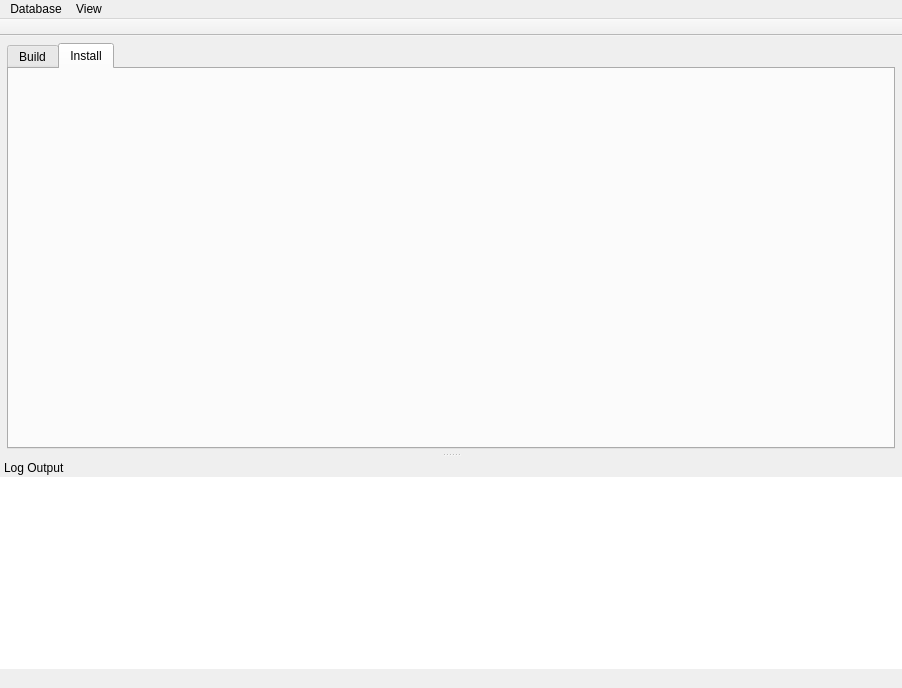
<?xml version="1.0" encoding="UTF-8"?>
<ui version="4.0">
 <class>MainWindow</class>
 <widget class="QMainWindow" name="MainWindow">
  <property name="geometry">
   <rect>
    <x>0</x>
    <y>0</y>
    <width>902</width>
    <height>688</height>
   </rect>
  </property>
  <property name="minimumSize">
   <size>
    <width>800</width>
    <height>600</height>
   </size>
  </property>
  <property name="windowTitle">
   <string>Database Patcher</string>
  </property>
  <property name="windowIcon">
   <iconset resource="PatcherResources.qrc">
    <normaloff>:/images/mainIcon.svg</normaloff>:/images/mainIcon.svg</iconset>
  </property>
  <property name="locale">
   <locale language="English" country="UnitedStates"/>
  </property>
  <widget class="QWidget" name="centralWidget">
   <layout class="QVBoxLayout" name="mainLayout" stretch="0">
    <property name="spacing">
     <number>7</number>
    </property>
    <property name="leftMargin">
     <number>7</number>
    </property>
    <property name="topMargin">
     <number>7</number>
    </property>
    <property name="rightMargin">
     <number>7</number>
    </property>
    <property name="bottomMargin">
     <number>3</number>
    </property>
    <item>
     <widget class="QTabWidget" name="tabWidget">
      <property name="minimumSize">
       <size>
        <width>0</width>
        <height>400</height>
       </size>
      </property>
      <property name="locale">
       <locale language="English" country="UnitedStates"/>
      </property>
      <property name="tabPosition">
       <enum>QTabWidget::North</enum>
      </property>
      <property name="tabShape">
       <enum>QTabWidget::Rounded</enum>
      </property>
      <property name="currentIndex">
       <number>1</number>
      </property>
      <property name="elideMode">
       <enum>Qt::ElideNone</enum>
      </property>
      <property name="tabsClosable">
       <bool>false</bool>
      </property>
      <property name="movable">
       <bool>false</bool>
      </property>
      <property name="tabBarAutoHide">
       <bool>false</bool>
      </property>
      <widget class="BuilderWidget" name="builderTab">
       <attribute name="icon">
        <iconset resource="PatcherResources.qrc">
         <normaloff>:/images/hammer.svg</normaloff>:/images/hammer.svg</iconset>
       </attribute>
       <attribute name="title">
        <string>Build</string>
       </attribute>
      </widget>
      <widget class="InstallerWidget" name="installerTab">
       <attribute name="icon">
        <iconset resource="PatcherResources.qrc">
         <normaloff>:/images/install.svg</normaloff>:/images/install.svg</iconset>
       </attribute>
       <attribute name="title">
        <string>Install</string>
       </attribute>
      </widget>
     </widget>
    </item>
   </layout>
  </widget>
  <widget class="QMenuBar" name="menuBar">
   <property name="geometry">
    <rect>
     <x>0</x>
     <y>0</y>
     <width>902</width>
     <height>21</height>
    </rect>
   </property>
   <widget class="QMenu" name="databaseMenu">
    <property name="title">
     <string>Database</string>
    </property>
   </widget>
   <widget class="QMenu" name="viewMenu">
    <property name="title">
     <string>View</string>
    </property>
   </widget>
   <addaction name="databaseMenu"/>
   <addaction name="viewMenu"/>
  </widget>
  <widget class="QToolBar" name="mainToolBar">
   <property name="movable">
    <bool>false</bool>
   </property>
   <property name="allowedAreas">
    <set>Qt::TopToolBarArea</set>
   </property>
   <attribute name="toolBarArea">
    <enum>TopToolBarArea</enum>
   </attribute>
   <attribute name="toolBarBreak">
    <bool>false</bool>
   </attribute>
  </widget>
  <widget class="QStatusBar" name="statusBar">
   <property name="sizeGripEnabled">
    <bool>false</bool>
   </property>
  </widget>
  <widget class="QDockWidget" name="logDockWidget">
   <property name="floating">
    <bool>false</bool>
   </property>
   <property name="features">
    <set>QDockWidget::NoDockWidgetFeatures</set>
   </property>
   <property name="allowedAreas">
    <set>Qt::BottomDockWidgetArea</set>
   </property>
   <property name="windowTitle">
    <string>Log Output</string>
   </property>
   <attribute name="dockWidgetArea">
    <number>8</number>
   </attribute>
   <widget class="QWidget" name="logDockWidgetContents">
    <layout class="QVBoxLayout" name="logDockLayout">
     <property name="spacing">
      <number>0</number>
     </property>
     <property name="leftMargin">
      <number>0</number>
     </property>
     <property name="topMargin">
      <number>0</number>
     </property>
     <property name="rightMargin">
      <number>0</number>
     </property>
     <property name="bottomMargin">
      <number>0</number>
     </property>
     <item>
      <widget class="QTextEdit" name="logTextEdit">
       <property name="font">
        <font>
         <family>Consolas</family>
         <pointsize>10</pointsize>
        </font>
       </property>
       <property name="frameShape">
        <enum>QFrame::NoFrame</enum>
       </property>
       <property name="undoRedoEnabled">
        <bool>false</bool>
       </property>
       <property name="readOnly">
        <bool>true</bool>
       </property>
       <property name="html">
        <string>&lt;!DOCTYPE HTML PUBLIC &quot;-//W3C//DTD HTML 4.0//EN&quot; &quot;http://www.w3.org/TR/REC-html40/strict.dtd&quot;&gt;
&lt;html&gt;&lt;head&gt;&lt;meta name=&quot;qrichtext&quot; content=&quot;1&quot; /&gt;&lt;style type=&quot;text/css&quot;&gt;
p, li { white-space: pre-wrap; }
&lt;/style&gt;&lt;/head&gt;&lt;body style=&quot; font-family:'Consolas'; font-size:10pt; font-weight:400; font-style:normal;&quot;&gt;
&lt;p style=&quot;-qt-paragraph-type:empty; margin-top:0px; margin-bottom:0px; margin-left:0px; margin-right:0px; -qt-block-indent:0; text-indent:0px;&quot;&gt;&lt;br /&gt;&lt;/p&gt;&lt;/body&gt;&lt;/html&gt;</string>
       </property>
      </widget>
     </item>
    </layout>
   </widget>
  </widget>
  <action name="actionConnect">
   <property name="text">
    <string>Connect...</string>
   </property>
  </action>
  <action name="actionDisconnect">
   <property name="text">
    <string>Disconnect</string>
   </property>
  </action>
 </widget>
 <layoutdefault spacing="6" margin="11"/>
 <customwidgets>
  <customwidget>
   <class>BuilderWidget</class>
   <extends>QWidget</extends>
   <header>BuilderWidget.h</header>
   <container>1</container>
  </customwidget>
  <customwidget>
   <class>InstallerWidget</class>
   <extends>QWidget</extends>
   <header>InstallerWidget.h</header>
   <container>1</container>
  </customwidget>
 </customwidgets>
 <resources>
  <include location="PatcherResources.qrc"/>
 </resources>
 <connections/>
</ui>
